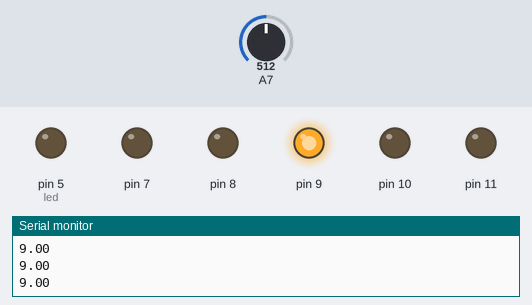
A sketch run on a simulated Arduino Nano, built with avr-gcc and run on an emulated ATmega328P. Parts: output pins drawn as LEDs (lit = HIGH), the last lines printed to the serial monitor. The inputs (shaded band) are chosen by the test bench; at power-on: A7 = 512.

Above: at 1.2 s.
1.3 s: A7 set to 501
At 1.8 s:
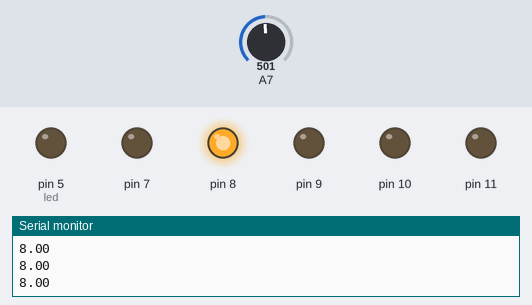
2.9 s: A7 set to 264
4.4 s: A7 set to 245
At 5.4 s:
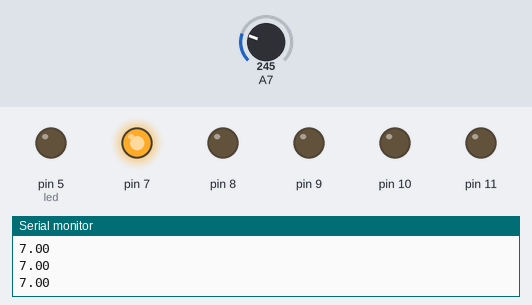
6.0 s: A7 set to 900
At 6.6 s:
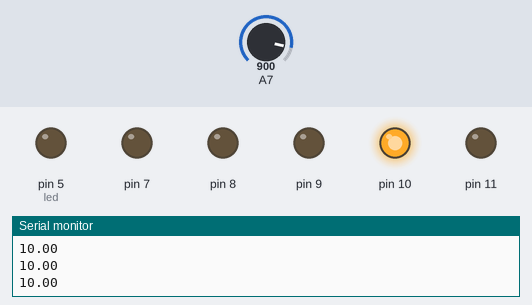
7.6 s: A7 set to 1013
9.1 s: A7 set to 1023
At 10.0 s:
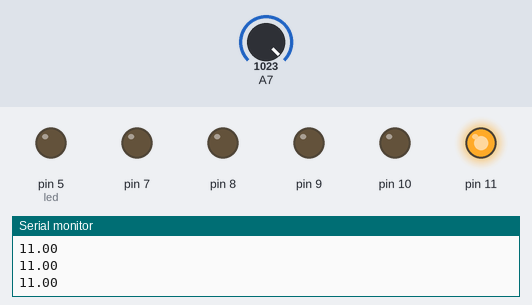
Timing chart, 0 to 11.8 s (numbered marks = the images above; inputs shaded):
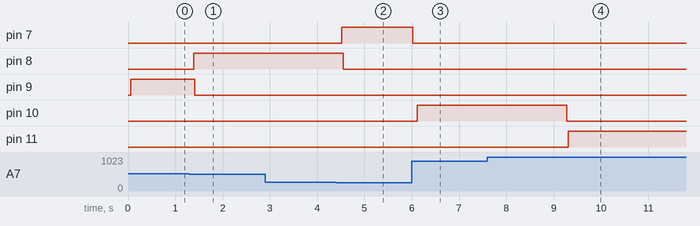

Measured:
- the behaviour switches between 512 and 511 on A7 (found by bisection; images 0 and 1)
- the behaviour switches between 256 and 255 on A7 (found by bisection; images 1 and 2)
- the behaviour switches between 1022 and 1023 on A7 (found by bisection; images 3 and 4)
- after the input at 1.3 s, pin 8: LOW → HIGH after 0.09 s; pin 9: HIGH → LOW after 0.12 s
- after the input at 4.4 s, pin 7: LOW → HIGH after 0.12 s; pin 8: HIGH → LOW after 0.15 s
- after the input at 6.0 s, pin 7: HIGH → LOW at once; pin 10: LOW → HIGH after 0.12 s
- after the input at 9.1 s, pin 10: HIGH → LOW after 0.18 s; pin 11: LOW → HIGH after 0.21 s

The sketch:

fotorez.ino
```cpp
float napruga =0;
float napruga_fixed=0;
void setup() {
  #define led 5
  pinMode(7, OUTPUT);
  pinMode(11,OUTPUT);
  pinMode(10,OUTPUT);
  pinMode(9,OUTPUT);
  pinMode(8, OUTPUT);
  pinMode(A7, INPUT);
  pinMode(led,OUTPUT);
  Serial.begin(9600);
}

void loop() {
  napruga =analogRead(A7);
  napruga_fixed = map(napruga,0,1023,7,11);
  constrain(napruga_fixed, 7,11);
  Serial.println(napruga_fixed);
  for(int i=7;i<12;i++){
   if (i==napruga_fixed){
  digitalWrite(i,HIGH);
  }
  else{
    digitalWrite(i,LOW);
  }
  delay(30);

}}
```
